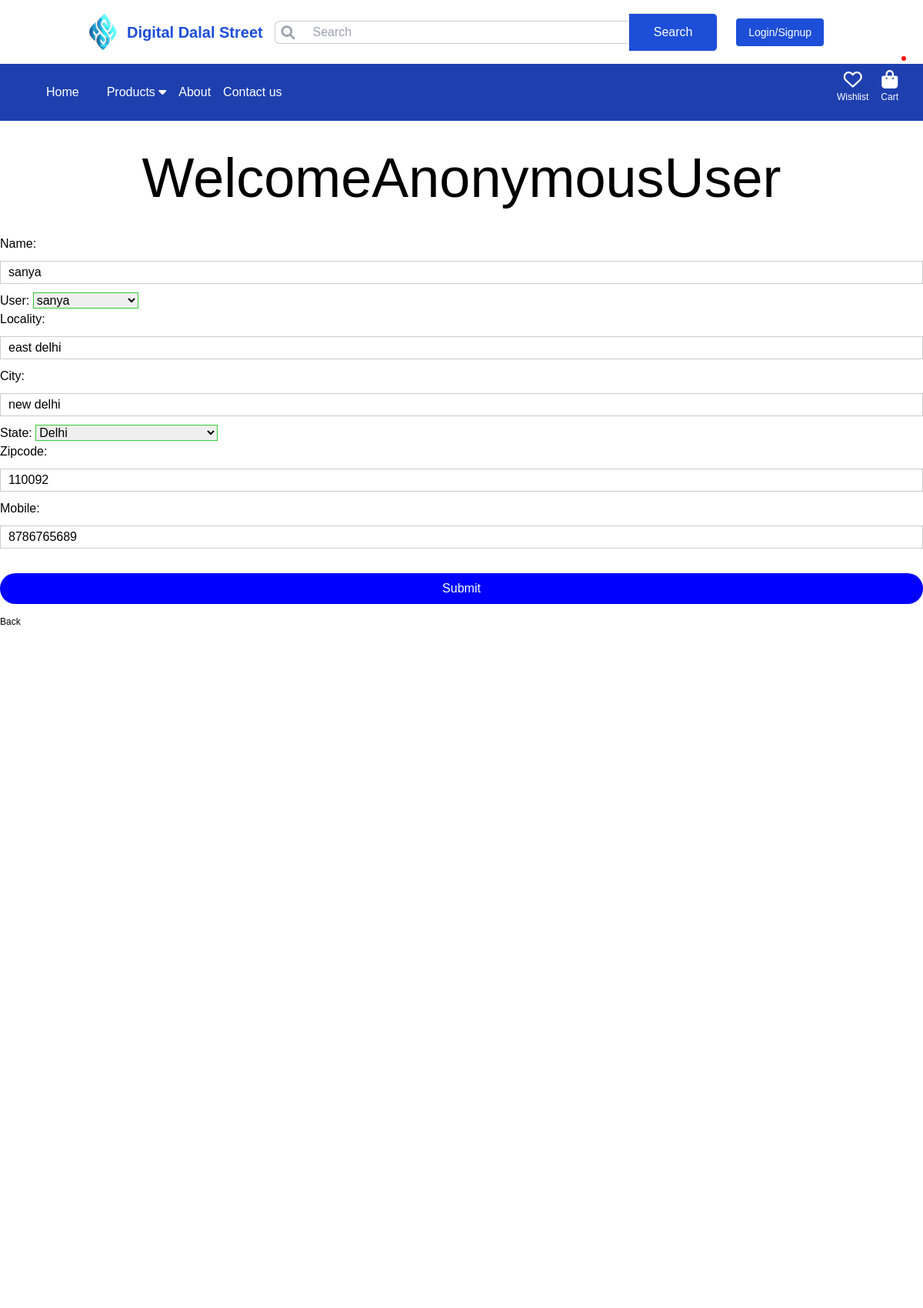
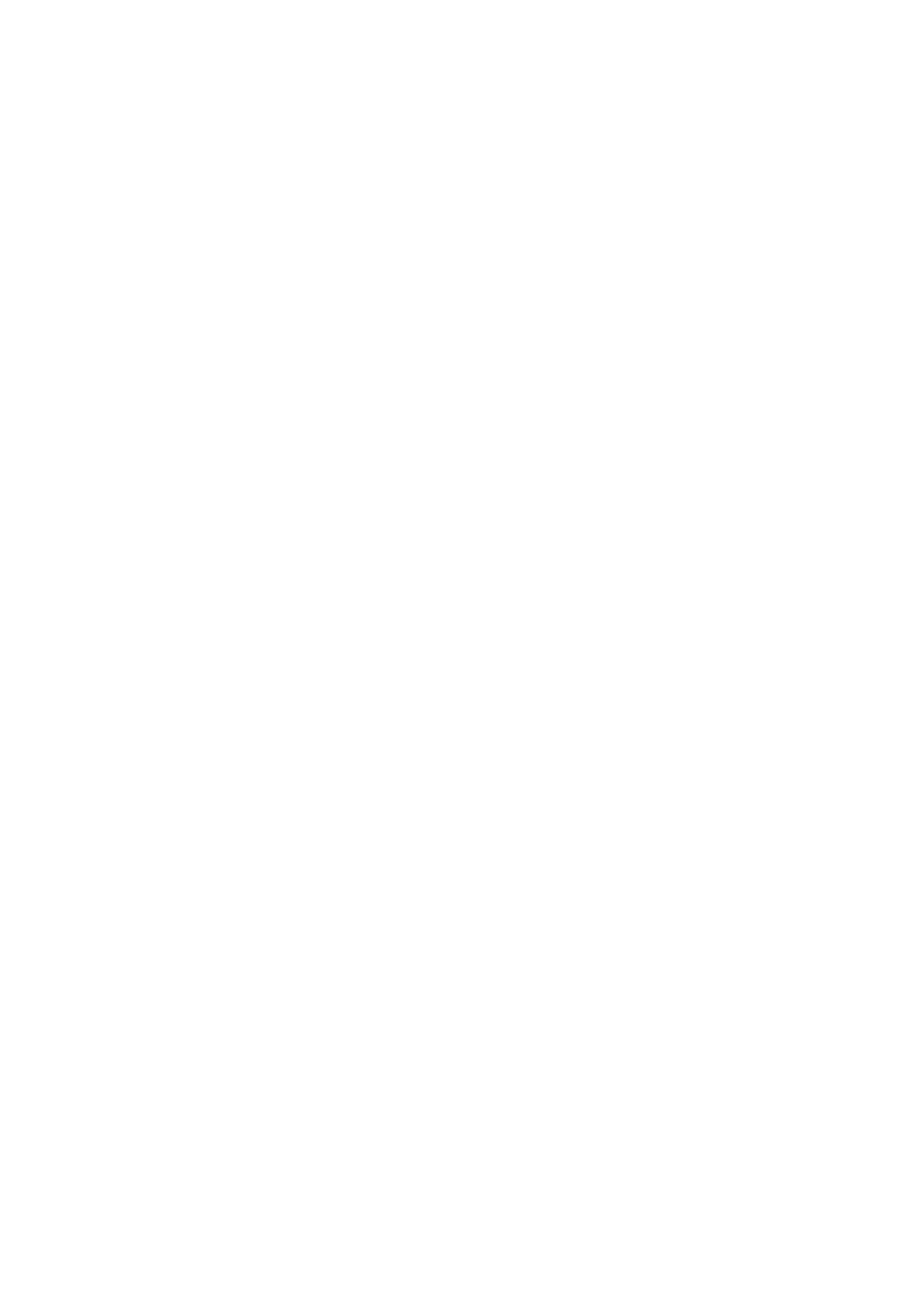
/updateAddress/13 (upper part), run on the app's committed database (2 pictures, top to bottom).
### app/models.py (models this page shows, shortened)
class Customer(models.Model):
    user = models.ForeignKey(User,on_delete=models.CASCADE)
    name = models.CharField(max_length=200)
    locality = models.CharField(max_length=200)
    city = models.CharField(max_length=50)
    mobile = models.IntegerField(default=0)
    zipcode = models.IntegerField()
    state = models.CharField(choices=STATE_CHOICES,max_length=100)

### app/views.py (the view, shortened to what this page needs)
# urls.py: path('updateAddress/<int:pk>',views.updateAddress.as_view(),name='updateAddress'),
class updateAddress(View):
    def get(self, request,pk):
        add = Customer.objects.get(pk=pk)
        form = CustomerProfileForm(instance=add)
        totalitem = 0
        if request.user.is_authenticated:
            totalitem = len(Cart.objects.filter(user=request.user))
        return render(request,'app/updateAddress.html',locals())

### app/forms.py
class CustomerProfileForm(forms.ModelForm):
    class Meta:
        model=Customer
        fields = ['id','name','user','locality','city','state','zipcode','mobile']
        widgets = {
            'user':forms.Select(attrs={'class':'form-control'}),
            'name':forms.TextInput(attrs={'class':'form-control'}),
            'locality':forms.TextInput(attrs={'class':'form-control'}),
            'city':forms.TextInput(attrs={'class':'form-control'}),
            'mobile':forms.NumberInput(attrs={'class':'form-control'}),
            'state':forms.Select(attrs={'class':'form-control'}),
            'zipcode':forms.NumberInput(attrs={'class':'form-control'}),
        }

### app/templates/app/updateAddress.html (shortened to what this page needs)
<!DOCTYPE html>
{% load static %}
<html lang="en">
<head>
    <link rel="stylesheet" href="{% static 'app/css/style.css' %}"/>
    <link rel="stylesheet" href="https://stackpath.bootstrapcdn.com/font-awesome/4.7.0/css/font-awesome.min.css">
    <link rel="stylesheet" href="https://cdn.jsdelivr.net/npm/bootstrap-icons@1.8.1/font/bootstrap-icons.css">
    <link rel="stylesheet" href="https://cdnjs.cloudflare.com/ajax/libs/font-awesome/6.4.2/css/all.min.css" />
    <link rel="stylesheet" href="{% static 'app/css/owl.carousel.min.css' %}"/>
    <link rel="stylesheet" href="{% static 'app/css/all.min.css' %}"/>
    <link rel="stylesheet" href="https://unpkg.com/swiper/swiper-bundle.min.css" />
    <link rel="stylesheet" href="https://cdnjs.cloudflare.com/ajax/libs/font-awesome/6.0.0-beta3/css/all.min.css">
    <script src="https://cdn.tailwindcss.com"></script>
</head>
    <body>
        <div class="">
            <header class="py-4 shadow-sm bg-white">
                <div class="container flex items-center justify-between">
                    <div class="flex flex-row">
                        <a href="index.html" >
                            <img src="../../static/app/images/product/smlogo.png" alt="Logo" class="w-10 h-auto">
                        </a>
                        <p class="ml-3 text-blue-700 font-bold text-xl flex items-center justify-center">
                            Digital Dalal Street
                        </p>
                </div>
                <form class="w-full max-w-xl relative flex mx-auto" role="search" action="/search">
                    <span class="absolute left-2 top-3 text-lg text-gray-400">
                        <i class="fa-solid fa-magnifying-glass"></i>
                    </span>
                    <input type="search" name="search" aria-label="Search"
                        class="w-full border border-primary border-r-0 pl-12 py-3 pr-3 rounded-l-md focus:outline-none hidden md:flex"
                        placeholder="Search">
                        <button
                        class="bg-blue-700 border border-primary text-white px-8 rounded-r-md hover:bg-blue-600 transition hidden md:flex items-center justify-center" type="submit">Search</button>
                </form>
                <div class="text-sm flex flex-row gap-2 ml-2 text-black items-center justify-center">
                    {% if user.is_authenticated %}
                        <a href="{% url 'profile' %}" class="bg-blue-700 hover:bg-blue-800 text-white px-4 py-2 rounded mr-4">
                            Welcome, {{ user.username }}
                        </a>
                    </div>
                        <i class="fa-regular fa-user rounded-lg p-2"></i>
                        <div class="relative inline-block">
                            <i id="userIcon" class="fa fa-caret-down text-black rounded-lg p-2 cursor-pointer"></i>
                            <div id="dropdown" class="hidden absolute right-0 mt-2 space-y-2 bg-white border border-black rounded-md shadow-lg z-10">
                                <a href="{% url 'profile' %}" class="block px-4 py-2 text-gray-800 hover:bg-gray-100">My Account</a>
                                <a href="{% url 'logout' %}" class="block px-4 py-2 text-gray-800 hover:bg-gray-100 text-red-700">Logout</a>
                            </div>
                        </div>
                    {% else %}
                        <a href="{% url 'customerregistration' %}" class="bg-blue-700 hover:bg-blue-800 text-white px-4 py-2 rounded mr-4">Login/Signup</a>
                    {% endif %}
                </div>
                </div>
            </div>
            <nav class="flex items-center justify-start bg-blue-800 text-white">
                <ul class="flex space-x-4">
                    <li><a href="/" class="hover:underline">Home </a></li>
                    <li class="relative group">
                        <a href="#" class="dropbtn" onclick="toggleDropdown()">Products <i class="fa fa-caret-down"></i></a>
                    </li>
                    <li><a href="{% url 'about' %}" class=" hover:underline">About </a></li>
                    <li><a href="#contactUsSection" class="text-white cursor-pointer hover:underline">Contact us</a></li>
                </ul>
                <div class="flex items-center space-x-4 ml-auto pr-8">
                    <a href="#" class="text-center text-white hover:text-primary transition relative">
                        <div class="text-2xl">
                            <i class="fa-regular fa-heart"></i>
                        </div>
                        <div class="text-xs leading-3">Wishlist</div>
                    </a>
                    <a href="{% url 'showcart' %}" class="text-center text-white hover:text-primary transition relative">
                        <div class="text-2xl">
                            <i class="fa-solid fa-shopping-bag"></i>
                        </div>
                        <div class="text-xs leading-3">Cart</div>
                        <div id="cartAmount" class="cartAmount"></div>
                    </a>
                </div>
            </nav>
            {% block main-content %}
<div class="container my-5">
    <div class="row">
        <h3>Welcome<span class="text-capitilize">{{request.user}}</span></h3>
    </div>
</div>
<div class="col-sm-8 offset-sm-1">
    <form action="" method="post">
        {% for fm in form %}
               {{fm.label_tag}} {{fm}} <small class="text-danger">{{fm.errors|striptags}}</small>
            <br>
            {% endfor %}
            <div class="col-12 mt-3">
                <div class="col-12 mt-3">
                    <button type="submit" class="btn btn-primary" style="background-color: blue; color: #fff;">Submit</button>
                </div>
                <a class="{% url 'address' %} type='button" class='btn btn-danger'>Back</a>
            </div>
        </form>
{% endblock main-content %}
        <div class="flex items-end w-full min-h-screen bg-white">
        </div>
    </body>
</html>

### app/static/app/css/style.css (style rules this page uses)
* { margin: 0; padding: 0; box-sizing: border-box; }
body { font-family: sans-serif; }
i { cursor: pointer; }
a { text-decoration: none; color: white; }
.container { max-width: 1300px; margin: auto; padding-left: 25px; padding-right: 25px; }
nav { flex: 1; text-align: right; }
nav ul { display: inline-block; list-style-type: none; padding: 25px 60px; }
nav ul li { display: inline-block; margin-right: 20px; }
.cartAmount { position: absolute; top: -15px; right: -10px; font-size: 16px; background-color: red; color: white; padding: 3px; border-radius: 3px; }
p { color: #555; }
.row { display: flex; align-items: center; flex-wrap: wrap; justify-content: space-around; }
.btn { display: inline-block; background: rgb(221, 220, 220); color: #1d1a25; padding: 8px 30px; margin: 30px 0; border-radius: 30px; transition: background 0.5s; }
ul { list-style-type: none; }
select { border: 1px solid #32cd32; padding: 5px; }
form input { width: 100%; height: 30px; margin: 10px 0; padding: 0 10px; border: 1px solid #ccc; }
form .btn { width: 100%; border: none; cursor: pointer; margin: 10px 0; }
form a { font-size: 12px; }
.text-center { text-align: center; margin-bottom: 20px; }
.row h3 { font-size: 72px; }

### data on the page
Customer: form "sanya" "sanya" "east delhi" "new delhi" "Delhi" "110092" "8786765689"

### other printed values
{{ request.user }} "AnonymousUser"
{{ fm.label_tag }} "Name:" "User:" "Locality:" "City:" "State:" "Zipcode:" "Mobile:"
